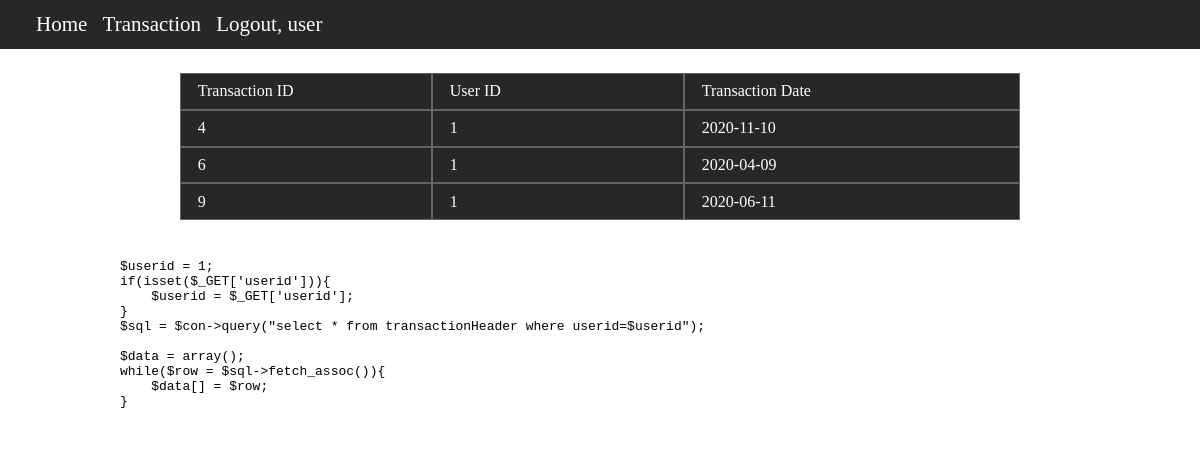
Page /transaction.php (signed in) on the committed database.
### tables this page shows
CREATE TABLE `transactionHeader` (
  `transactionid` int NOT NULL AUTO_INCREMENT,
  `userid` int NOT NULL,
  `transaction_date` date DEFAULT NULL,
  PRIMARY KEY (`transactionid`),
  KEY `userid` (`userid`),
  CONSTRAINT `transactionHeader_ibfk_1` FOREIGN KEY (`userid`) REFERENCES `users` (`userid`)
);

### transaction.php (the view, shortened to what this page needs)
<?php
require("./db/connect.php");
$username = $_SESSION['user'];
$userid = 1;
$sql = $con->query("select * from transactionHeader where userid=$userid");
$data = array();
while($row = $sql->fetch_assoc()){
    $data[] = $row;
}
?>
<!DOCTYPE html>
<html lang="en">
<head>
    <link href='https://cdnjs.cloudflare.com/ajax/libs/highlight.js/10.0.0/styles/default.min.css' rel='stylesheet'/>
	<link rel="stylesheet" type="text/css" href="css/style.css">
	<link rel="stylesheet" type="text/css" href="css/transaction.css">
</head>
<body>
	<div>
		<nav>
			<div><a href="index.php">Home</a></div>
			<div><a href="./transaction.php?userid=1">Transaction</a></div>
			<div><a href="./controller/logoutController.php">Logout, <?php echo $username ?></a></div>
		</nav>
	</div>
    <div class="table_container">
        <div class="row_container">
            <div class="d_trid">Transaction ID</div>
            <div class="d_uid">User ID</div>
            <div class="d_tdate">Transaction Date</div>
        </div>
        <?php
            foreach ($data as $d) {
        ?>
        <div class="row_container">
            <div class="d_trid"><?php echo $d['transactionid'] ?></div>
            <div class="d_uid"><?php echo $d['userid'] ?></div>
            <div class="d_tdate"><?php echo $d['transaction_date'] ?></div>
        </div>
        <?php } ?>
    </div>
    <pre class="code_container">
        <code class="language-php">
$userid = 1;
if(isset($_GET['userid'])){
    $userid = $_GET['userid'];
}
$sql = $con->query("select * from transactionHeader where userid=$userid");
$data = array();
while($row = $sql->fetch_assoc()){
    $data[] = $row;
}
        </code>
    </pre>
</body>
</html>

### css/style.css (style rules this page uses)
body { margin: 0; padding: 0; }
* { box-sizing: border-box }
a { text-decoration: none; color: white; }
nav { padding: 1% 3%; position: sticky; top: 0; background: #272727; }
nav>div { display: inline-block; font-size: 21px; font-weight: 500; margin-right: 1%; }
.code_container { position: relative; margin: 2% auto; width: 80%; height: 50%; background: white; }

### css/transaction.css (style rules this page uses)
.table_container { margin-top: 2%; }
.row_container { position: relative; margin: 0 auto; display: flex; flex-direction: row; width: 70%; }
.row_container>div { padding: 1% 2%; border: 1px solid rgb(100, 100, 100); color: white; background: #272727; }
.d_trid { width: 30%; }
.d_uid { width: 30%; }
.d_tdate { width: 40%; }

### rows in the picture
transactionheader: transactionid "4", userid "1", transaction_date "2020-11-10"
transactionheader: transactionid "6", userid "1", transaction_date "2020-04-09"
transactionheader: transactionid "9", userid "1", transaction_date "2020-06-11"

### other values in the picture
$username "user"
